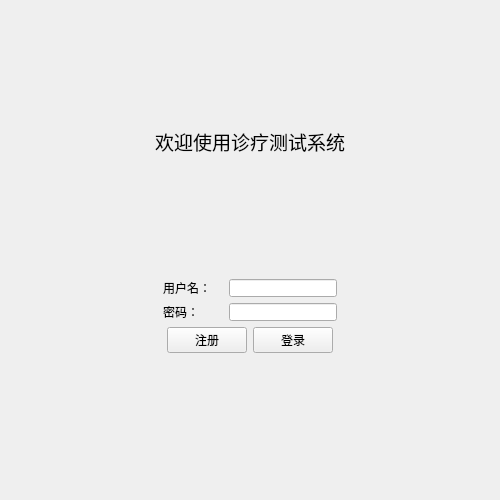
<?xml version="1.0" encoding="UTF-8"?>
<ui version="4.0">
 <class>LoginView</class>
 <widget class="QWidget" name="LoginView">
  <property name="geometry">
   <rect>
    <x>0</x>
    <y>0</y>
    <width>500</width>
    <height>500</height>
   </rect>
  </property>
  <property name="minimumSize">
   <size>
    <width>500</width>
    <height>500</height>
   </size>
  </property>
  <property name="windowTitle">
   <string>登录</string>
  </property>
  <property name="styleSheet">
   <string notr="true">QLineEdit{
	margin-left:12px;
}</string>
  </property>
  <layout class="QVBoxLayout" name="verticalLayout">
   <item>
    <spacer name="verticalSpacer">
     <property name="orientation">
      <enum>Qt::Orientation::Vertical</enum>
     </property>
     <property name="sizeHint" stdset="0">
      <size>
       <width>20</width>
       <height>51</height>
      </size>
     </property>
    </spacer>
   </item>
   <item>
    <widget class="QLabel" name="label">
     <property name="font">
      <font>
       <family>宋体</family>
       <pointsize>14</pointsize>
      </font>
     </property>
     <property name="text">
      <string>欢迎使用诊疗测试系统</string>
     </property>
     <property name="alignment">
      <set>Qt::AlignmentFlag::AlignCenter</set>
     </property>
    </widget>
   </item>
   <item>
    <spacer name="verticalSpacer_2">
     <property name="orientation">
      <enum>Qt::Orientation::Vertical</enum>
     </property>
     <property name="sizeHint" stdset="0">
      <size>
       <width>20</width>
       <height>52</height>
      </size>
     </property>
    </spacer>
   </item>
   <item>
    <layout class="QHBoxLayout" name="horizontalLayout_2">
     <item>
      <spacer name="horizontalSpacer">
       <property name="orientation">
        <enum>Qt::Orientation::Horizontal</enum>
       </property>
       <property name="sizeHint" stdset="0">
        <size>
         <width>40</width>
         <height>20</height>
        </size>
       </property>
      </spacer>
     </item>
     <item>
      <layout class="QFormLayout" name="formLayout">
       <item row="0" column="1">
        <widget class="QLineEdit" name="inputUserName">
         <property name="styleSheet">
          <string notr="true"/>
         </property>
         <property name="cursorPosition">
          <number>0</number>
         </property>
         <property name="cursorMoveStyle">
          <enum>Qt::CursorMoveStyle::LogicalMoveStyle</enum>
         </property>
        </widget>
       </item>
       <item row="1" column="0">
        <widget class="QLabel" name="label_3">
         <property name="text">
          <string>密码：</string>
         </property>
        </widget>
       </item>
       <item row="1" column="1">
        <widget class="QLineEdit" name="inputUserPassword">
         <property name="echoMode">
          <enum>QLineEdit::EchoMode::Password</enum>
         </property>
        </widget>
       </item>
       <item row="0" column="0">
        <widget class="QLabel" name="label_2">
         <property name="text">
          <string>用户名：</string>
         </property>
        </widget>
       </item>
      </layout>
     </item>
     <item>
      <spacer name="horizontalSpacer_2">
       <property name="orientation">
        <enum>Qt::Orientation::Horizontal</enum>
       </property>
       <property name="sizeHint" stdset="0">
        <size>
         <width>40</width>
         <height>20</height>
        </size>
       </property>
      </spacer>
     </item>
    </layout>
   </item>
   <item>
    <layout class="QHBoxLayout" name="horizontalLayout_3">
     <item>
      <spacer name="horizontalSpacer_3">
       <property name="orientation">
        <enum>Qt::Orientation::Horizontal</enum>
       </property>
       <property name="sizeHint" stdset="0">
        <size>
         <width>40</width>
         <height>20</height>
        </size>
       </property>
      </spacer>
     </item>
     <item>
      <layout class="QHBoxLayout" name="horizontalLayout">
       <item>
        <widget class="QPushButton" name="btnSignUp">
         <property name="text">
          <string>注册</string>
         </property>
        </widget>
       </item>
       <item>
        <widget class="QPushButton" name="btnSignIn">
         <property name="text">
          <string>登录</string>
         </property>
        </widget>
       </item>
      </layout>
     </item>
     <item>
      <spacer name="horizontalSpacer_4">
       <property name="orientation">
        <enum>Qt::Orientation::Horizontal</enum>
       </property>
       <property name="sizeHint" stdset="0">
        <size>
         <width>40</width>
         <height>20</height>
        </size>
       </property>
      </spacer>
     </item>
    </layout>
   </item>
   <item>
    <spacer name="verticalSpacer_3">
     <property name="orientation">
      <enum>Qt::Orientation::Vertical</enum>
     </property>
     <property name="sizeHint" stdset="0">
      <size>
       <width>20</width>
       <height>51</height>
      </size>
     </property>
    </spacer>
   </item>
   <item>
    <widget class="QLabel" name="label_4">
     <property name="text">
      <string/>
     </property>
    </widget>
   </item>
  </layout>
 </widget>
 <resources/>
 <connections/>
</ui>
